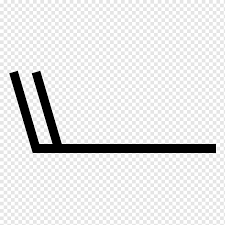
#> input picture Image_Processing/test2/wind_speed_03.png, 225 x 225 px
$ python my_histogram.py   (older library calls are emulated)
#> lines starting #> are read from the running program, lines starting #| are printed output that depends on the picture; after the words box and inside, x2 and y2 are one past the last pixel; in counts of white or black regions, pixels touching at a corner belong together
import numpy as np
import cv2
import matplotlib.pyplot as plt

# [16 lines left out: functions my_calcHist, my_normalize_hist, not called in this run]


def my_PDF2CDF(pdf):
    cdf = np.cumsum(pdf)
    return cdf


def my_denormalize(normalized, gray_level):
    denormalized = np.multiply(normalized, gray_level)
    return denormalized


# [53 lines left out: functions my_calcHist_equalization, my_equal_img, my_hist_equal, not called in this run]

if __name__ == '__main__':

    src = cv2.imread('wind_speed_03.png', cv2.IMREAD_GRAYSCALE)
#> src is the input picture: shape (225, 225); min 0, max 255, mean 227.9
    #dst1 = cv2.threshold(np.array(src), 0, 255, cv2.THRESH_OTSU)
    #cv2.imwrite('./wind_thresholded.png', dst)

    h, w = src.shape
#> h = 225; w = 225
    dst = np.zeros((h, w), dtype=np.uint8)
    for row in range(h):
        for col in range(w):
            if (src[row][col] >= 100):
                dst[row][col] = 255
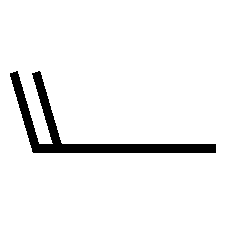
#> dst: shape (225, 225); 94.2% white; 1 black region, box (x1, y1, x2, y2) and area: (10, 71, 216, 153) 2946

    cv2.imshow('src', src)
    cv2.imshow('dst', dst)
    cv2.imwrite('./wind_thresholded.png', dst)
    # [19 lines of commented-out code are left out]

    cv2.waitKey()
    cv2.destroyAllWindows()
